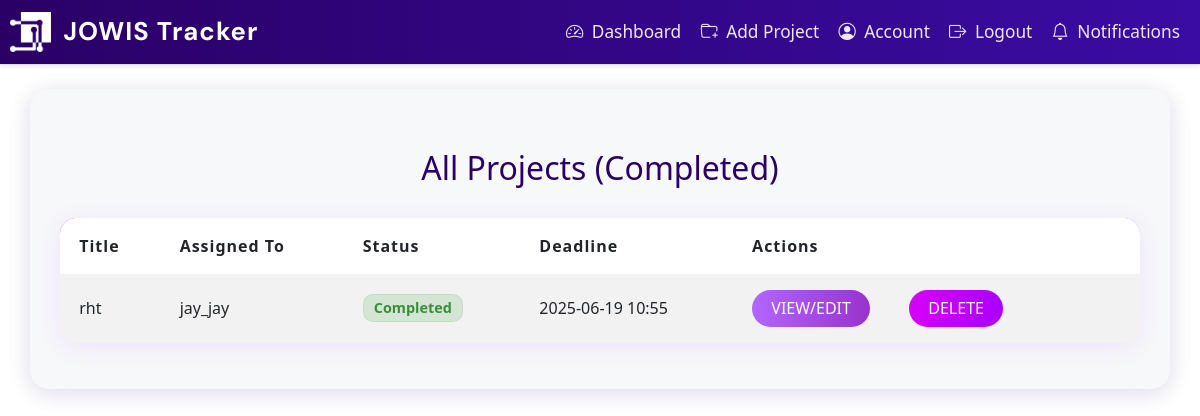
The app's page /admin/projects?status=Completed (signed in) with its own data.
### app/dbmodels.py (models this page shows, shortened)
class Project(db.Model):
    id = db.Column(db.Integer, primary_key=True)
    title = db.Column(db.String(150), nullable=False)
    description = db.Column(db.Text, nullable=False)
    tasks = db.relationship("Task", backref="project", cascade="all, delete-orphan", passive_deletes=True)
    milestones = db.relationship("Milestone", backref="project", cascade="all, delete-orphan", passive_deletes=True)
    deadline = db.Column(db.DateTime, nullable=False, default = datetime.now(timezone.utc)) # default to current time in UTC
    status = db.Column(db.String(20), nullable=False, default="Pending")
    comment = db.Column(db.Text, nullable=True)
    users = db.relationship(
        'User',
        secondary=project_users,
        back_populates='projects'
    )

class User(db.Model, UserMixin):
    id = db.Column(db.Integer, primary_key=True)
    username = db.Column(db.String(150), unique=True, nullable=False)
    email = db.Column(db.String(150), unique=True, nullable=False)
    password_hash = db.Column(db.String(150), nullable=False)
    tasks = db.relationship("Task", backref="assigned_to", cascade='all, delete-orphan',passive_deletes=True)
    role = db.Column(db.String(50), nullable=False, default="employee") # or admin
    must_change_password = db.Column(db.Boolean, default=True)
    projects = db.relationship(
        'Project',
        secondary=project_users,
        back_populates='users'
    )
    reset_code = db.Column(db.String(8), nullable=True)
    reset_code_expiry = db.Column(db.DateTime, nullable=True)

### app/routes.py (the view)
@main.route('/admin/projects')
@login_required
def admin_projects():
    if current_user.role != "admin":
        abort(403)
    status = request.args.get('status')
    show_completed = request.args.get('show_completed')
    if status:
        projects = Project.query.filter_by(status=status).all()
    elif show_completed:
        projects = Project.query.filter_by(status='Completed').all() if current_user.role == "admin" else [p for p in current_user.projects if p.status == 'Completed']
    else:
        projects = Project.query.all()
    return render_template('admin_projects.html', projects=projects)

### app/__init__.py (called while the page is built)
def create_app():
    app= Flask(__name__)
    app.config.from_object("config.Config") # load app config from config.py
    db.init_app(app)
    migrate.init_app(app, db)
    login_manager.init_app(app)
    mail.init_app(app)
    scheduler.init_app(app)
    scheduler.start()
    from . import jobs  # <-- Import jobs to register them
    from .admin import init_admin
    init_admin(app)
    login_manager.login_view = "main.login"
    login_manager.login_message_category ="info"
    from .dbmodels import User
    @login_manager.user_loader
    def load_user(user_id):
        return User.query.get(int(user_id))
    from .routes import main
    app.register_blueprint(main)
    return app

### app/templates/admin_projects.html
{% extends "base.html" %}
{% block content %}
<div class="container mt-4">
  <h2>All Projects{% if request.args.get('status') %} ({{ request.args.get('status') }}){% endif %}</h2>
  <table class="table table-striped">
    <thead>
      <tr>
        <th>Title</th>
        <th>Assigned To</th>
        <th>Status</th>
        <th>Deadline</th>
        <th>Actions</th>
      </tr>
    </thead>
    <tbody>
      {% for project in projects %}
      <tr>
        <td>{{ project.title }}</td>
        <td>
          {% for user in project.users %}
            {{ user.username }}{% if not loop.last %}, {% endif %}
          {% endfor %}
        </td>
        <td>
          {% if project.status == 'Completed' %}
            <span class="badge bg-success">Completed</span>
          {% elif project.status == 'Pending' %}
            <span class="badge bg-danger">Pending</span>
          {% elif project.status == 'In Progress' %}
            <span class="badge bg-warning text-dark">In Progress</span>
          {% else %}
            <span class="badge bg-secondary">Unknown</span>
          {% endif %}
        </td>
        <td>{{ project.deadline.strftime('%Y-%m-%d %H:%M') if project.deadline else 'N/A' }}</td>
        <td>
          <a href="{{ url_for('main.admin_project_detail', project_id=project.id) }}" class="btn btn-info btn-sm">View/Edit</a>
          <form action="{{ url_for('main.delete_project', project_id=project.id) }}" method="POST" style="display:inline;">
            <button type="submit" class="btn btn-danger btn-sm" onclick="return confirm('Delete this project?');">Delete</button>
          </form>
        </td>
      </tr>
      {% endfor %}
    </tbody>
  </table>
</div>
{% endblock %}

### app/static/style.css (style rules this page uses)
body { background: #fff !important; font-family: "Segoe UI", Tahoma, Geneva, Verdana, sans-serif; color: #333; margin: 0; padding: 0; }
.btn, input[type="submit"], .submit, .btn-primary, .btn-outline-primary, .button { background: linear-gradient(90deg, #2a0066 0%, #3a0ca3 100%); color: #fff !important; border: none; transition: background 0.2s; }
body, body.bg-light, body.bg-gradient, body.bg-purple, body.bg-pink { background: #fff !important; }
.container, .container-login, .container-signup, .signup-container, .signup-container-1, .form-container { background: #f7f8fa !important; box-shadow: 0 4px 24px rgba(42, 0, 102, 0.08); border-radius: 1.2rem; }
h2, .signup-container h2 { color: #2a0066; text-align: center; margin-bottom: 30px; }
h2 { text-align: center; margin-bottom: 20px; color: #333; }
body { font-family: "Segoe UI", Tahoma, Geneva, Verdana, sans-serif; background-color: #f0f2f5; margin: 0; }
form { width: 350px; }
h2 { margin-bottom: 25px; color: #333; }
a { color: #007bff; text-decoration: none; }
body { background-color: #f2f2f2; font-family: Arial, sans-serif; margin: 0; }
body { background-color: #f4f6f8; font-family: "Segoe UI", Tahoma, Geneva, Verdana, sans-serif; color: #333; margin: 0; padding: 0; }
.container { padding: 30px; border-radius: 12px; }
h2 { text-align: center; margin-bottom: 30px; color: #2c3e50; }
body { font-family: "Segoe UI", Tahoma, Geneva, Verdana, sans-serif; background-color: #f4f6f8; margin: 0; }
h2 { text-align: center; color: #333; margin-top: 30px; }
form { padding: 25px 30px; border-radius: 10px; box-shadow: 0 4px 10px none; width: 100%; max-width: 500px; margin: 20px auto; }
.badge { align-items: center; font-size: 0.9em; padding: 0.4em 0.7em; border-radius: 0.7em; }
body { background: linear-gradient(120deg, #e3e6fd 0%, #cebbfb 100%); }
.btn, input[type="submit"] { border-radius: 2em; font-weight: 600; padding: 0.6em 2em; background: linear-gradient(90deg, #5d19d2 0%, #7842f5 100%); color: #fff; border: none; transition: background 0.2s; }
.table-striped { background: #fff; border-radius: 1rem; overflow: hidden; box-shadow: 0 4px 24px rgba(33, 150, 243, 0.1); }
.table thead { background: linear-gradient(90deg, #5419d2 0%, #7b42f5 100%); color: #fff; font-weight: 600; letter-spacing: 1px; }
.table th, .table td { vertical-align: middle !important; padding: 1rem 1.2rem; border: none; }
.table-striped tbody tr:nth-of-type(odd) { background: #e3f2fd; }
.btn-info.btn-sm { background: linear-gradient(90deg, #9642f5 0%, #8219d2 100%); border: none; color: #fff; font-weight: 500; border-radius: 2em; padding: 0.4em 1.2em; margin-right: 0.3em; transition: background 0.2s; }
.btn-danger.btn-sm { border-radius: 2em; padding: 0.4em 1.2em; font-weight: 500; background: linear-gradient(90deg, #ff5252 0%, #ff1744 100%); border: none; color: #fff; transition: background 0.2s; }

### records on screen
Project: args.get "Completed", title "rht", deadline "2025-06-19 10:55"
User: username "jay_jay"
